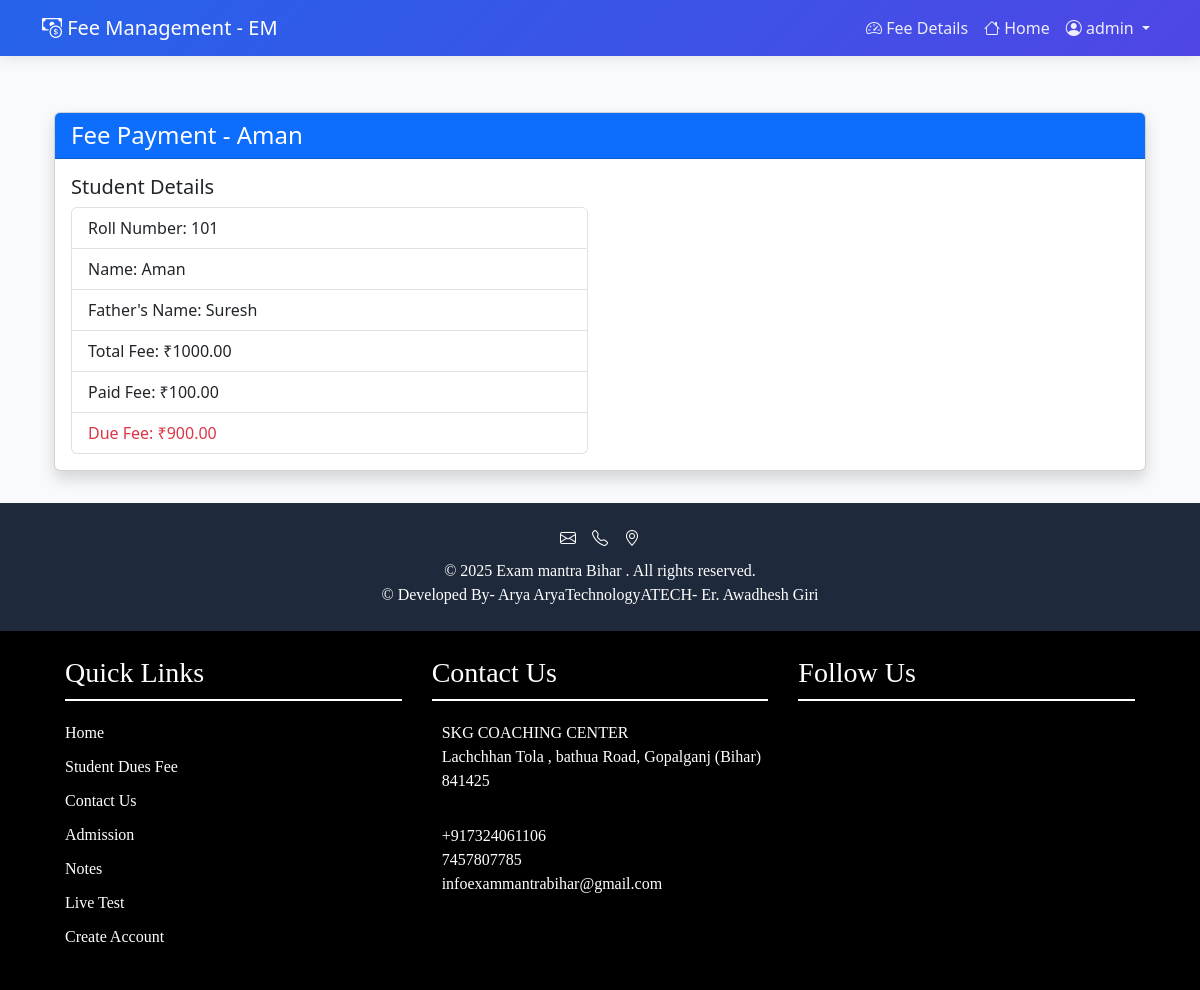
The page /payments/payment/101/ (signed in) on the database its author committed.
### practiceset/models.py (models this page shows)
class CustomUser(AbstractUser):
    STREAM_CHOICES = [
        ('board', 'Board Exam'),
        ('tech', 'Tech Exam'),
        ('competitive', 'Competitive Exam')
    ]
    stream = models.CharField(max_length=20, choices=STREAM_CHOICES, blank=True)
    groups = models.ManyToManyField(
        'auth.Group',
        related_name='customuser_groups',
        blank=True,
    )
    user_permissions = models.ManyToManyField(
        'auth.Permission',
        related_name='customuser_permissions',
        blank=True,
    )

### payments/models.py (models this page shows, shortened)
class Student(models.Model):
    user = models.OneToOneField(settings.AUTH_USER_MODEL, on_delete=models.CASCADE)
    roll_number = models.CharField(max_length=20, unique=True)
    full_name = models.CharField(max_length=100)
    father_name = models.CharField(max_length=100)
    total_fee = models.DecimalField(max_digits=10, decimal_places=2)
    paid_fee = models.DecimalField(max_digits=10, decimal_places=2, default=0)
    due_fee = models.DecimalField(max_digits=10, decimal_places=2, default=0)

### payments/views.py (the view)
# urls.py: path('payment/<str:roll_number>/', views.student_payment, name='student_payment'),
@login_required
def student_payment(request, roll_number):
    student = get_object_or_404(Student, roll_number=roll_number)
    return render(request, 'payments/student_payment.html', {
        'student': student,
    })

### payments/templates/payments/student_payment.html
{% extends 'payments/base.html' %}
{% load static %}
{% block content %}
<div class="container mt-4">
    <div class="card shadow">
        <div class="card-header bg-primary text-white">
            <h4 class="mb-0">Fee Payment - {{ student.full_name }}</h4>
        </div>
        <div class="card-body">
            <div class="row">
                <div class="col-md-6">
                    <h5>Student Details</h5>
                    <ul class="list-group">
                        <li class="list-group-item">Roll Number: {{ student.roll_number }}</li>
                        <li class="list-group-item">Name: {{ student.full_name }}</li>
                        <li class="list-group-item">Father's Name: {{ student.father_name }}</li>
                        <li class="list-group-item">Total Fee: ₹{{ student.total_fee }}</li>
                        <li class="list-group-item">Paid Fee: ₹{{ student.paid_fee }}</li>
                        <li class="list-group-item text-danger">Due Fee: ₹{{ student.due_fee }}</li>
                    </ul>
                </div>
        </div>
    </div>
</div>
{% endblock %}

### payments/templates/payments/base.html (shortened to what this page needs)
<!DOCTYPE html>
{% load static %}
<html lang="en">
<head>
    <link href="https://cdn.jsdelivr.net/npm/bootstrap@5.3.0/dist/css/bootstrap.min.css" rel="stylesheet">
    <link rel="stylesheet" href="https://cdn.jsdelivr.net/npm/bootstrap-icons@1.11.1/font/bootstrap-icons.css">
</head>
<body>
    <nav class="navbar navbar-expand-lg navbar-dark">
        <div class="container">
            <a class="navbar-brand" href="{% url 'payments:fee_dashboard' %}">
                <i class="bi bi-cash-coin"></i> Fee Management - EM
            </a>
            <div class="collapse navbar-collapse" id="mainNav">
                <ul class="navbar-nav ms-auto mb-2 mb-lg-0">
                    {% if user.is_authenticated %}
                        <li class="nav-item">
                            <a class="nav-link" href="{% url 'payments:fee_dashboard' %}">
                                <i class="bi bi-speedometer2"></i> Fee Details
                            </a>
                        </li>
                        <li class="nav-item">
                            <a class="nav-link" href="{% url 'exammantra:mainpage' %}">
                                <i class="bi bi-house"></i> Home
                            </a>
                        </li>
                        <li class="nav-item dropdown">
                            <a class="nav-link dropdown-toggle" href="/" role="button"
                               data-bs-toggle="dropdown">
                                <i class="bi bi-person-circle"></i> {{ user.username }}
                            </a>
                        </li>
                    {% else %}
                        <li class="nav-item">
                            <a class="nav-link" href="{% url 'login' %}">
                                <i class="bi bi-box-arrow-in-right"></i> Login
                            </a>
                        </li>
                    {% endif %}
                </ul>
            </div>
        </div>
    </nav>
    <main class="main-content">
        <div class="container">
            {% block content %}{% endblock %}
        </div>
    </main>
    <footer class="footer">
        <div class="container text-center">
            <div class="d-flex justify-content-center mb-2">
                <a href="{% url 'contact:contact_page' %}" class="text-white me-3"><i class="bi bi-envelope"></i></a>
                <a href="{% url 'contact:contact_page' %}"  class="text-white me-3"><i class="bi bi-telephone"></i></a>
                <a href="https://maps.app.goo.gl/2VAcoFFNXGsw7gaWA" class="text-white"><i class="bi bi-geo-alt"></i></a>
            </div>
            <p class="mb-0">&copy; 2025 Exam mantra Bihar . All rights reserved.</p>
            <p class="mb-0">&copy; Developed By- Arya AryaTechnologyATECH- Er. Awadhesh Giri</p>
        </div>
    </footer>
    {% include 'login/footer.html' %}
</body>
</html>

### payments/templates/payments/base.html (style rules this page uses)
:root { --primary-color: #2563eb; --secondary-color: #4f46e5; --hover-color: #1e40af; }
body { background-color: #f8fafc; min-height: 100vh; display: flex; flex-direction: column; }
.navbar { background: linear-gradient(135deg, var(--primary-color) 0%, var(--secondary-color) 100%); box-shadow: 0 2px 15px rgba(0,0,0,0.1); }
.nav-link { color: rgba(255,255,255,0.9) !important; font-weight: 500; transition: all 0.3s ease; }
.main-content { flex: 1; padding: 2rem 0; }
.footer { background: #1e293b; color: #fff; margin-top: auto; padding: 1.5rem 0; }

### templates/login/footer.html (style rules this page uses)
footer { background-color: #000000; color: white; padding: 10px 20px; font-family:'Times New Roman', Times, serif; }

### rows shown on the page
CustomUser: username "admin"
Student: full_name "Aman", roll_number "101", father_name "Suresh", total_fee "1000.00", paid_fee "100.00", due_fee "900.00"
